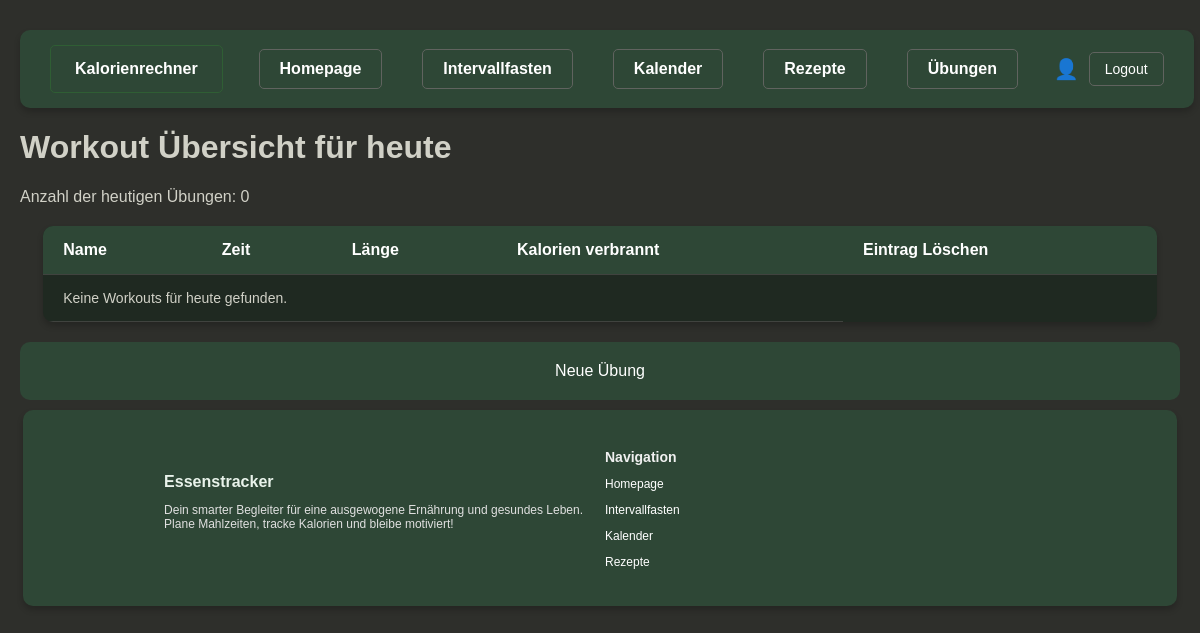
Before: /fitness/workout_overview/ (signed in) with the older database file.
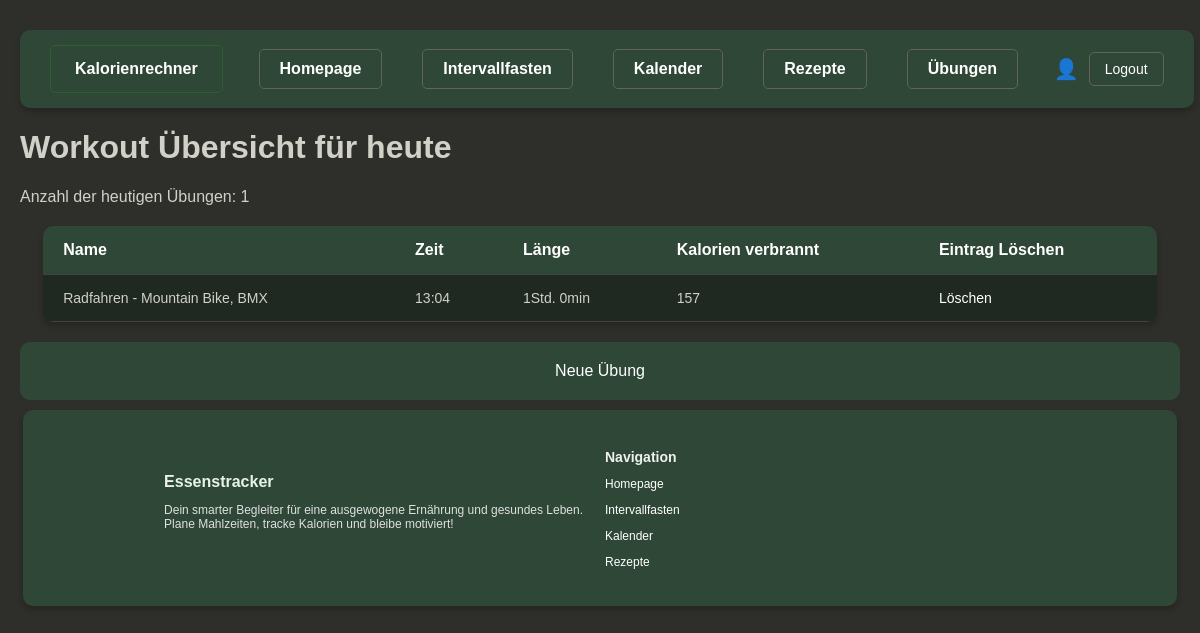
After: the same page with the newer database file.
### fitness/models.py (models this page shows, shortened)
class Workout_Unit(models.Model):
    workout_type_unit = models.IntegerField (primary_key=True)
    user = models.ForeignKey(User, on_delete=models.CASCADE)
    name = models.CharField(max_length=30)
    time = models.DateTimeField(default=now)
    workout_type = models.ForeignKey(Workout_Type, on_delete=models.CASCADE)
    workout_class = models.ForeignKey (Workout_Class, on_delete=models.CASCADE)
    workout_length = models.IntegerField(default=0)  # Länge in Minuten
    weight = models.DecimalField(max_digits=4, decimal_places=1, default=0.0)  # Gewicht in kg
    calories_burned = models.IntegerField(default=0)

### fitness/views.py (the view)
# urls.py: path('fitness/workout_overview/', fitness_views.workout_overview, name='workout_overview'),
def workout_overview(request):
    now_local = localtime(now())
    today_start = now_local.replace(hour=0, minute=0, second=0, microsecond=0)
    today_end = today_start + timedelta(days=1)
    workout_units_today = Workout_Unit.objects.filter(user=request.user,time__gte=today_start, time__lt=today_end)
    return render(request, 'workout_overview.html', {'workout_units': workout_units_today})

### fitness/templatetags/time_filters.py (called while the page is built)
@register.filter
def format_minutes(value):
    try:
        hours = value // 60
        minutes = value % 60
        return f"{hours}Std. {minutes}min" if hours > 0 else f"{minutes}min"
    except (TypeError, ValueError):
        return "0min"

### fitness/Templates/workout_overview.html (shortened to what this page needs)
{% extends 'base.html' %}
{% block content %}
{% load time_filters %}
<!DOCTYPE html>
<html lang="de">
<head>
</head>
<body>
    <h1>Workout Übersicht für heute</h1>
    <p>Anzahl der heutigen Übungen: {{ workout_units.count }}</p>
    <table>
        <thead>
            <tr>
                <th>Name</th>
                <th>Zeit</th>
                <th>Länge</th>
                <th>Kalorien verbrannt</th>
                <th>Eintrag Löschen</th>
            </tr>
        </thead>
        <tbody>
            {% for unit in workout_units %}
            <tr>
                <td>{{ unit.name }}</td>
                <td>{{ unit.time|date:"H:i" }}</td>
                <td>{{ unit.workout_length|format_minutes }}</td>
                <td>{{ unit.calories_burned }}</td>
                <td>
                    <a href="{% url 'delete_workout_unit' workout_unit_id=unit.workout_type_unit %}"
                       onclick="return confirm('Möchten Sie dieses Workout wirklich löschen?');">
                        Löschen
                    </a>
                </td>
            </tr>
            {% empty %}
            <tr>
                <td colspan="4">Keine Workouts für heute gefunden.</td>
            </tr>
            {% endfor %}
        </tbody>
    </table>
    <div class="field">
        <a href="{% url 'new_workout_view' %}">Neue Übung</a>
    </div>
</body>
</html>
{% endblock %}

Changed rows visible on the page:
added Workout_Unit: name "Radfahren - Mountain Bike, BMX", time "13:04", workout_length "1Std. 0min", calories_burned "157"
Other visible differences:
{{ workout_units.count }}: "0" → "1"
text no longer shown: "Keine Workouts für heute gefunden."
